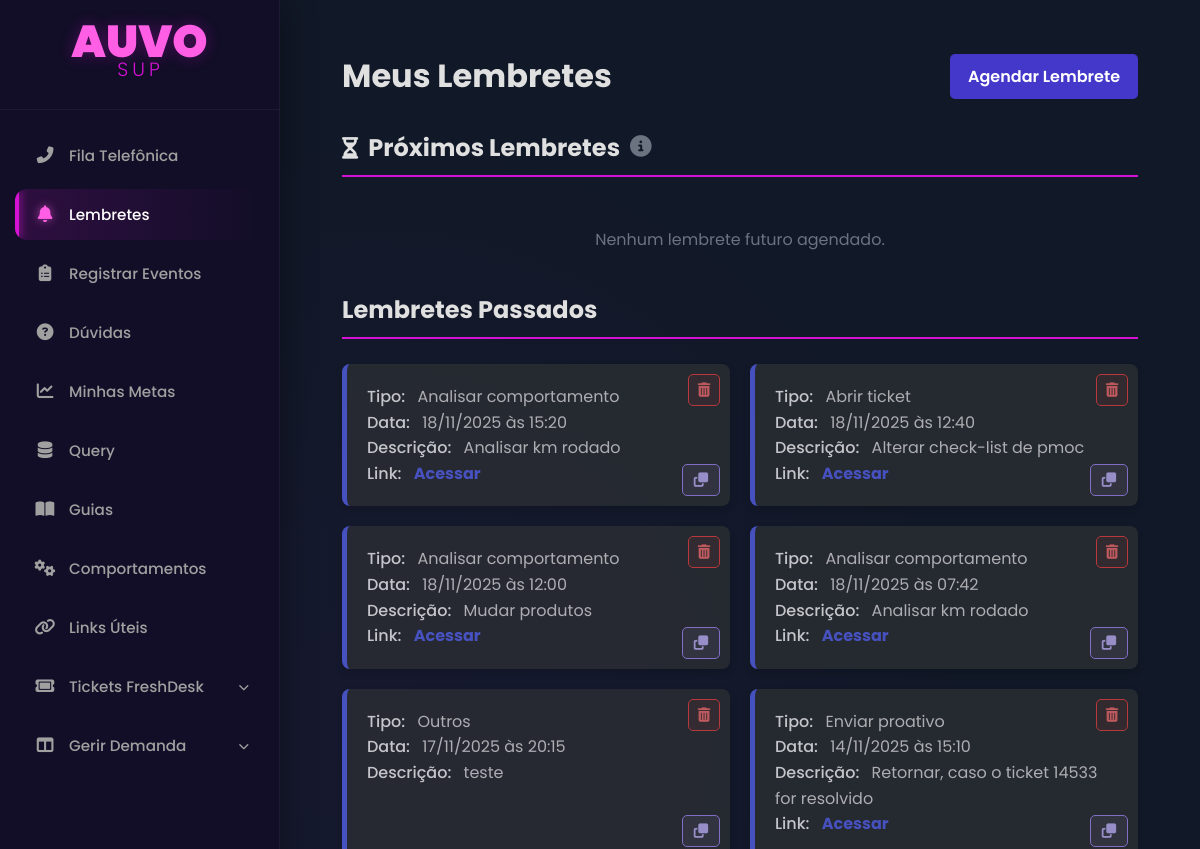
The app's page /reminders (signed in, upper part), older data.
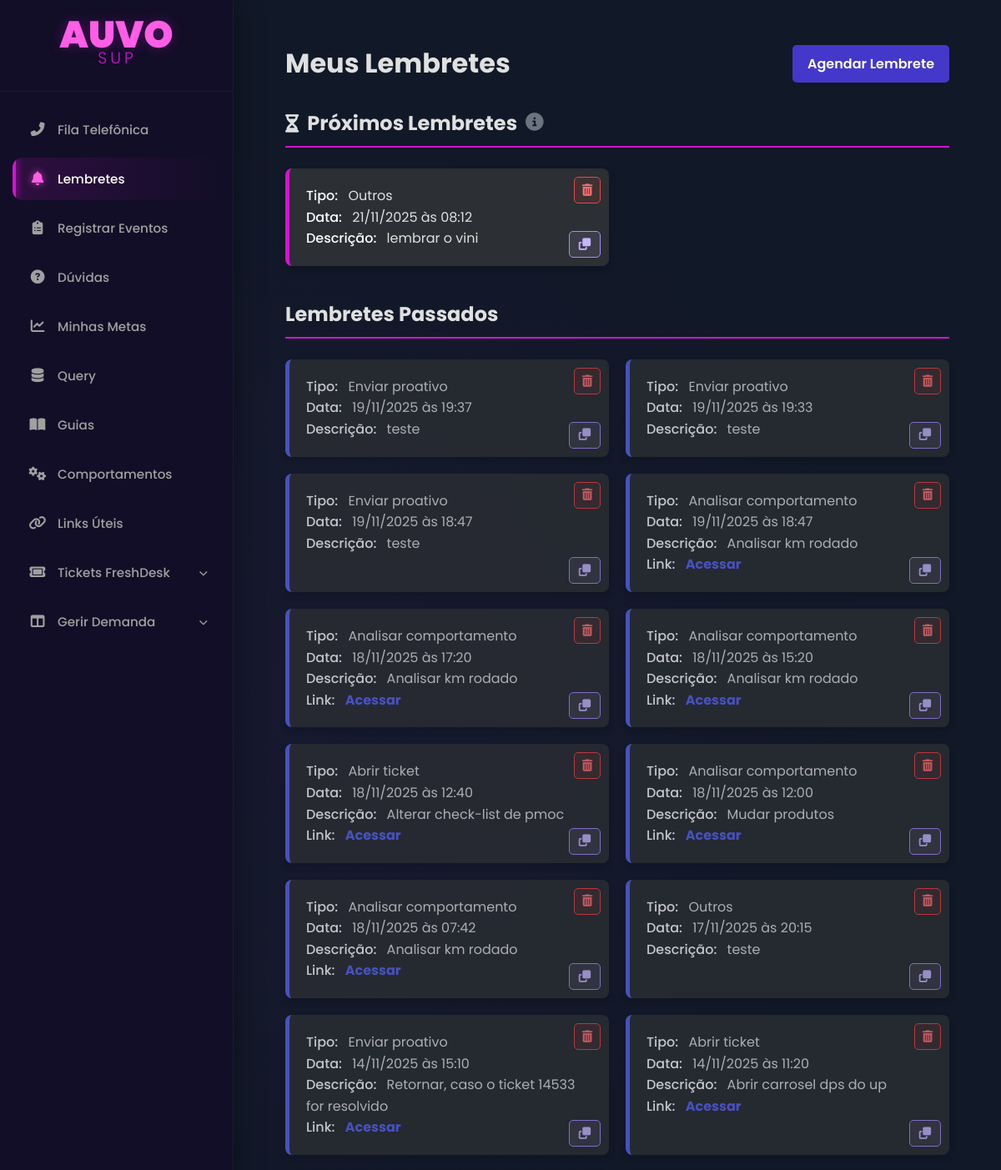
The same page, newer data.
### app.py (models this page shows, shortened)
class Reminder(db.Model):
    id = db.Column(db.Integer, primary_key=True)
    user_id = db.Column(db.Integer, db.ForeignKey('user.id'), nullable=False)
    reminder_type = db.Column(db.String(50), nullable=False)
    description = db.Column(db.Text, nullable=True)
    link = db.Column(db.String(500), nullable=True)
    reminder_datetime = db.Column(db.DateTime, nullable=False)
    is_sent = db.Column(db.Boolean, default=False, nullable=False) # Para o bot saber se já notificou
    notification_status = db.Column(db.String(100), nullable=True)
    created_at = db.Column(db.DateTime, default=db.func.now())
    user = db.relationship('User', backref=db.backref('reminders', lazy=True))

### app.py (the view)
@app.route('/reminders')
@login_required
def list_reminders():
    now_utc = datetime.utcnow()
    now_brasilia = datetime.utcnow() - timedelta(hours=3)
    upcoming_reminders = Reminder.query.filter(
        Reminder.user_id == current_user.id,
        Reminder.reminder_datetime > now_brasilia
    ).order_by(asc(Reminder.reminder_datetime)).all()
    past_reminders = Reminder.query.filter(
        Reminder.user_id == current_user.id,
        Reminder.reminder_datetime <= now_brasilia
    ).order_by(desc(Reminder.reminder_datetime)).all()
    return render_template(
        'reminders.html',
        title="Meus Lembretes",
        upcoming=upcoming_reminders,
        past=past_reminders
    )

### app.py (called while the page is built)
@app.context_processor
def inject_now():
    return {'now': datetime.utcnow()}

@login_manager.user_loader
def load_user(user_id):
    return User.query.get(int(user_id))

### templates/reminders.html (shortened to what this page needs)
{% extends "base.html" %}
{% block content %}
<div class="content-padding">
    <div class="fila-header">
        <h1>{{ title }}</h1>
        <a href="{{ url_for('create_reminder') }}" class="config-btn">Agendar Lembrete</a>
    </div>
    <div class="reminders-section">
        <h2 class="section-title-with-tooltip">
            <span><i class="fa-solid fa-hourglass-half" style="margin-right: 10px; font-size: 0.9em;"></i>Próximos Lembretes</span>
            <div class="menu-tooltip" style="margin-left: 10px; position: relative; top: -2px;">
                <i class="fa-solid fa-circle-info tooltip-icon"></i>
            </div>
        </h2>
        {% if upcoming %}
            <ul class="reminder-list">
            {% for rem in upcoming %}
                <li class="reminder-card">
                    <form method="POST" action="{{ url_for('delete_reminder', reminder_id=rem.id) }}" class="delete-reminder-form">
                        <button type="submit" class="delete-btn" title="Remover Lembrete">
                            <i class="fa-solid fa-trash-can"></i>
                        </button>
                    </form>
                    <button type="button" class="action-btn duplicate-btn" title="Duplicar/Reagendar"
                            data-reminder-id="{{ rem.id }}">
                        <i class="fa-solid fa-clone"></i>
                    </button>
                    <div class="reminder-card-content">
                        <strong>Tipo:</strong> {{ rem.reminder_type }} <br>
                        <strong>Data:</strong> {{ rem.reminder_datetime.strftime('%d/%m/%Y às %H:%M') }} <br>
                        {% if rem.description %}
                            <strong>Descrição:</strong> {{ rem.description }} <br>
                        {% endif %}
                    </div>
                </li>
            {% endfor %}
            </ul>
        {% else %}
            <p class="placeholder-text">Nenhum lembrete futuro agendado.</p>
        {% endif %}
    </div>
    <div class="reminders-section">
        <h2>Lembretes Passados</h2>
        {% if past %}
            <ul class="reminder-list past">
            {% for rem in past %}
                <li class="reminder-card">
                    <form method="POST" action="{{ url_for('delete_reminder', reminder_id=rem.id) }}" class="delete-reminder-form">
                        <button type="submit" class="delete-btn" title="Remover Lembrete">
                            <i class="fa-solid fa-trash-can"></i>
                        </button>
                    </form>
                    <button type="button" class="action-btn duplicate-btn" title="Duplicar/Reagendar"
                            data-reminder-id="{{ rem.id }}">
                        <i class="fa-solid fa-clone"></i>
                    </button>
                    <div class="reminder-card-content">
                        <strong>Tipo:</strong> {{ rem.reminder_type }} <br>
                        <strong>Data:</strong> {{ rem.reminder_datetime.strftime('%d/%m/%Y às %H:%M') }} <br>
                        {% if rem.description %}
                            <strong>Descrição:</strong> {{ rem.description }} <br>
                        {% endif %}
                        {% if rem.link %}
                            <strong>Link:</strong> <a href="{{ rem.link }}" target="_blank" class="reminder-link">Acessar</a>
                        {% endif %}
                    </div>
                </li>
            {% endfor %}
            </ul>
        {% else %}
            <p class="placeholder-text">Nenhum lembrete no histórico.</p>
        {% endif %}
    </div>
</div>
{% endblock %}

Row changes from the older to the newer data that the page shows:
added Reminder: reminder_type "Outros", reminder_datetime "21/11/2025 às 08:12", description "lembrar o vini", shown under "Próximos Lembretes"
added Reminder: reminder_type "Enviar proativo", reminder_datetime "19/11/2025 às 19:37", description "teste", shown under "Lembretes Passados"
added Reminder: reminder_type "Enviar proativo", reminder_datetime "19/11/2025 às 19:33", description "teste", shown under "Lembretes Passados"
added Reminder: reminder_type "Enviar proativo", reminder_datetime "19/11/2025 às 18:47", description "teste", shown under "Lembretes Passados"
added Reminder: reminder_type "Analisar comportamento", reminder_datetime "19/11/2025 às 18:47", description "Analisar km rodado", shown under "Lembretes Passados"
added Reminder: reminder_type "Analisar comportamento", reminder_datetime "18/11/2025 às 17:20", description "Analisar km rodado", shown under "Lembretes Passados"
now on this page (row unchanged): Reminder: reminder_type "Abrir ticket", reminder_datetime "14/11/2025 às 11:20", description "Abrir carrosel dps do up", shown under "Lembretes Passados"
Text that changed along with them:
text no longer shown: "Nenhum lembrete futuro agendado."
